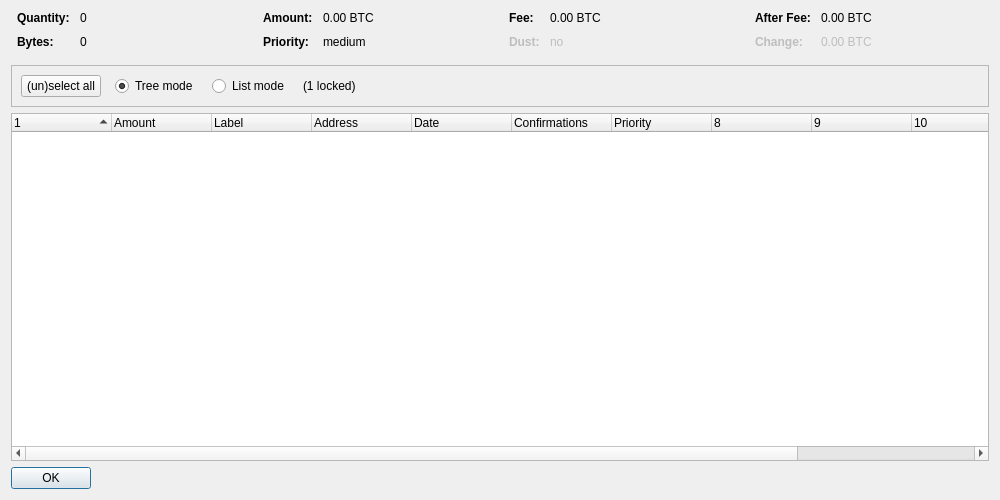
<?xml version="1.0" encoding="UTF-8"?>
<ui version="4.0">
 <class>CoinControlDialog</class>
 <widget class="QDialog" name="CoinControlDialog">
  <property name="geometry">
   <rect>
    <x>0</x>
    <y>0</y>
    <width>1000</width>
    <height>500</height>
   </rect>
  </property>
  <property name="windowTitle">
   <string>Coin Control Address Selection</string>
  </property>
  <layout class="QVBoxLayout" name="verticalLayout">
   <item>
    <layout class="QHBoxLayout" name="horizontalLayoutTop" stretch="0,0,0,0">
     <property name="topMargin">
      <number>0</number>
     </property>
     <property name="bottomMargin">
      <number>10</number>
     </property>
     <item>
      <layout class="QFormLayout" name="formLayoutCoinControl1">
       <property name="horizontalSpacing">
        <number>10</number>
       </property>
       <property name="verticalSpacing">
        <number>10</number>
       </property>
       <property name="leftMargin">
        <number>6</number>
       </property>
       <property name="rightMargin">
        <number>6</number>
       </property>
       <item row="0" column="0">
        <widget class="QLabel" name="labelCoinControlQuantityText">
         <property name="font">
          <font>
           <weight>75</weight>
           <bold>true</bold>
          </font>
         </property>
         <property name="text">
          <string>Quantity:</string>
         </property>
        </widget>
       </item>
       <item row="0" column="1">
        <widget class="QLabel" name="labelCoinControlQuantity">
         <property name="cursor">
          <cursorShape>IBeamCursor</cursorShape>
         </property>
         <property name="contextMenuPolicy">
          <enum>Qt::ActionsContextMenu</enum>
         </property>
         <property name="text">
          <string notr="true">0</string>
         </property>
         <property name="textInteractionFlags">
          <set>Qt::LinksAccessibleByMouse|Qt::TextSelectableByKeyboard|Qt::TextSelectableByMouse</set>
         </property>
        </widget>
       </item>
       <item row="1" column="0">
        <widget class="QLabel" name="labelCoinControlBytesText">
         <property name="font">
          <font>
           <weight>75</weight>
           <bold>true</bold>
          </font>
         </property>
         <property name="text">
          <string>Bytes:</string>
         </property>
        </widget>
       </item>
       <item row="1" column="1">
        <widget class="QLabel" name="labelCoinControlBytes">
         <property name="cursor">
          <cursorShape>IBeamCursor</cursorShape>
         </property>
         <property name="contextMenuPolicy">
          <enum>Qt::ActionsContextMenu</enum>
         </property>
         <property name="text">
          <string notr="true">0</string>
         </property>
         <property name="textInteractionFlags">
          <set>Qt::LinksAccessibleByMouse|Qt::TextSelectableByKeyboard|Qt::TextSelectableByMouse</set>
         </property>
        </widget>
       </item>
      </layout>
     </item>
     <item>
      <layout class="QFormLayout" name="formLayoutCoinControl2">
       <property name="horizontalSpacing">
        <number>10</number>
       </property>
       <property name="verticalSpacing">
        <number>10</number>
       </property>
       <property name="leftMargin">
        <number>6</number>
       </property>
       <property name="rightMargin">
        <number>6</number>
       </property>
       <item row="0" column="0">
        <widget class="QLabel" name="labelCoinControlAmountText">
         <property name="font">
          <font>
           <weight>75</weight>
           <bold>true</bold>
          </font>
         </property>
         <property name="text">
          <string>Amount:</string>
         </property>
        </widget>
       </item>
       <item row="0" column="1">
        <widget class="QLabel" name="labelCoinControlAmount">
         <property name="cursor">
          <cursorShape>IBeamCursor</cursorShape>
         </property>
         <property name="contextMenuPolicy">
          <enum>Qt::ActionsContextMenu</enum>
         </property>
         <property name="text">
          <string notr="true">0.00 BTC</string>
         </property>
         <property name="textInteractionFlags">
          <set>Qt::LinksAccessibleByMouse|Qt::TextSelectableByKeyboard|Qt::TextSelectableByMouse</set>
         </property>
        </widget>
       </item>
       <item row="1" column="0">
        <widget class="QLabel" name="labelCoinControlPriorityText">
         <property name="font">
          <font>
           <weight>75</weight>
           <bold>true</bold>
          </font>
         </property>
         <property name="text">
          <string>Priority:</string>
         </property>
        </widget>
       </item>
       <item row="1" column="1">
        <widget class="QLabel" name="labelCoinControlPriority">
         <property name="cursor">
          <cursorShape>IBeamCursor</cursorShape>
         </property>
         <property name="contextMenuPolicy">
          <enum>Qt::ActionsContextMenu</enum>
         </property>
         <property name="text">
          <string notr="true">medium</string>
         </property>
         <property name="textInteractionFlags">
          <set>Qt::LinksAccessibleByMouse|Qt::TextSelectableByKeyboard|Qt::TextSelectableByMouse</set>
         </property>
        </widget>
       </item>
      </layout>
     </item>
     <item>
      <layout class="QFormLayout" name="formLayoutCoinControl3">
       <property name="horizontalSpacing">
        <number>10</number>
       </property>
       <property name="verticalSpacing">
        <number>10</number>
       </property>
       <property name="leftMargin">
        <number>6</number>
       </property>
       <property name="rightMargin">
        <number>6</number>
       </property>
       <item row="0" column="0">
        <widget class="QLabel" name="labelCoinControlFeeText">
         <property name="font">
          <font>
           <weight>75</weight>
           <bold>true</bold>
          </font>
         </property>
         <property name="text">
          <string>Fee:</string>
         </property>
        </widget>
       </item>
       <item row="0" column="1">
        <widget class="QLabel" name="labelCoinControlFee">
         <property name="cursor">
          <cursorShape>IBeamCursor</cursorShape>
         </property>
         <property name="contextMenuPolicy">
          <enum>Qt::ActionsContextMenu</enum>
         </property>
         <property name="text">
          <string notr="true">0.00 BTC</string>
         </property>
         <property name="textInteractionFlags">
          <set>Qt::LinksAccessibleByMouse|Qt::TextSelectableByKeyboard|Qt::TextSelectableByMouse</set>
         </property>
        </widget>
       </item>
       <item row="1" column="0">
        <widget class="QLabel" name="labelCoinControlLowOutputText">
         <property name="enabled">
          <bool>false</bool>
         </property>
         <property name="font">
          <font>
           <weight>75</weight>
           <bold>true</bold>
          </font>
         </property>
         <property name="text">
          <string>Dust:</string>
         </property>
        </widget>
       </item>
       <item row="1" column="1">
        <widget class="QLabel" name="labelCoinControlLowOutput">
         <property name="enabled">
          <bool>false</bool>
         </property>
         <property name="cursor">
          <cursorShape>IBeamCursor</cursorShape>
         </property>
         <property name="contextMenuPolicy">
          <enum>Qt::ActionsContextMenu</enum>
         </property>
         <property name="text">
          <string notr="true">no</string>
         </property>
         <property name="textInteractionFlags">
          <set>Qt::LinksAccessibleByMouse|Qt::TextSelectableByKeyboard|Qt::TextSelectableByMouse</set>
         </property>
        </widget>
       </item>
      </layout>
     </item>
     <item>
      <layout class="QFormLayout" name="formLayoutCoinControl4">
       <property name="horizontalSpacing">
        <number>10</number>
       </property>
       <property name="verticalSpacing">
        <number>10</number>
       </property>
       <property name="leftMargin">
        <number>6</number>
       </property>
       <property name="rightMargin">
        <number>6</number>
       </property>
       <item row="0" column="0">
        <widget class="QLabel" name="labelCoinControlAfterFeeText">
         <property name="font">
          <font>
           <weight>75</weight>
           <bold>true</bold>
          </font>
         </property>
         <property name="text">
          <string>After Fee:</string>
         </property>
        </widget>
       </item>
       <item row="0" column="1">
        <widget class="QLabel" name="labelCoinControlAfterFee">
         <property name="cursor">
          <cursorShape>IBeamCursor</cursorShape>
         </property>
         <property name="contextMenuPolicy">
          <enum>Qt::ActionsContextMenu</enum>
         </property>
         <property name="text">
          <string notr="true">0.00 BTC</string>
         </property>
         <property name="textInteractionFlags">
          <set>Qt::LinksAccessibleByMouse|Qt::TextSelectableByKeyboard|Qt::TextSelectableByMouse</set>
         </property>
        </widget>
       </item>
       <item row="1" column="0">
        <widget class="QLabel" name="labelCoinControlChangeText">
         <property name="enabled">
          <bool>false</bool>
         </property>
         <property name="font">
          <font>
           <weight>75</weight>
           <bold>true</bold>
          </font>
         </property>
         <property name="text">
          <string>Change:</string>
         </property>
        </widget>
       </item>
       <item row="1" column="1">
        <widget class="QLabel" name="labelCoinControlChange">
         <property name="enabled">
          <bool>false</bool>
         </property>
         <property name="cursor">
          <cursorShape>IBeamCursor</cursorShape>
         </property>
         <property name="contextMenuPolicy">
          <enum>Qt::ActionsContextMenu</enum>
         </property>
         <property name="text">
          <string notr="true">0.00 BTC</string>
         </property>
         <property name="textInteractionFlags">
          <set>Qt::LinksAccessibleByMouse|Qt::TextSelectableByKeyboard|Qt::TextSelectableByMouse</set>
         </property>
        </widget>
       </item>
      </layout>
     </item>
    </layout>
   </item>
   <item>
    <widget class="QFrame" name="frame">
     <property name="minimumSize">
      <size>
       <width>0</width>
       <height>40</height>
      </size>
     </property>
     <property name="frameShape">
      <enum>QFrame::StyledPanel</enum>
     </property>
     <property name="frameShadow">
      <enum>QFrame::Sunken</enum>
     </property>
     <layout class="QHBoxLayout" name="horizontalLayout">
      <item>
       <layout class="QHBoxLayout" name="horizontalLayoutPanel" stretch="0,0,0,0,0">
        <property name="spacing">
         <number>14</number>
        </property>
        <item>
         <widget class="QPushButton" name="pushButtonSelectAll">
          <property name="sizePolicy">
           <sizepolicy hsizetype="Maximum" vsizetype="Fixed">
            <horstretch>0</horstretch>
            <verstretch>0</verstretch>
           </sizepolicy>
          </property>
          <property name="text">
           <string>(un)select all</string>
          </property>
          <property name="autoDefault">
           <bool>false</bool>
          </property>
         </widget>
        </item>
        <item>
         <widget class="QRadioButton" name="radioTreeMode">
          <property name="sizePolicy">
           <sizepolicy hsizetype="Maximum" vsizetype="Fixed">
            <horstretch>0</horstretch>
            <verstretch>0</verstretch>
           </sizepolicy>
          </property>
          <property name="text">
           <string>Tree mode</string>
          </property>
          <property name="checked">
           <bool>true</bool>
          </property>
         </widget>
        </item>
        <item>
         <widget class="QRadioButton" name="radioListMode">
          <property name="sizePolicy">
           <sizepolicy hsizetype="Maximum" vsizetype="Fixed">
            <horstretch>0</horstretch>
            <verstretch>0</verstretch>
           </sizepolicy>
          </property>
          <property name="text">
           <string>List mode</string>
          </property>
         </widget>
        </item>
        <item>
         <widget class="QLabel" name="labelLocked">
          <property name="text">
           <string notr="true">(1 locked)</string>
          </property>
         </widget>
        </item>
        <item>
         <spacer name="horizontalSpacer">
          <property name="orientation">
           <enum>Qt::Horizontal</enum>
          </property>
          <property name="sizeHint" stdset="0">
           <size>
            <width>40</width>
            <height>20</height>
           </size>
          </property>
         </spacer>
        </item>
       </layout>
      </item>
     </layout>
    </widget>
   </item>
   <item>
    <widget class="CoinControlTreeWidget" name="treeWidget">
     <property name="contextMenuPolicy">
      <enum>Qt::CustomContextMenu</enum>
     </property>
     <property name="sortingEnabled">
      <bool>false</bool>
     </property>
     <property name="columnCount">
      <number>12</number>
     </property>
     <attribute name="headerShowSortIndicator" stdset="0">
      <bool>true</bool>
     </attribute>
     <attribute name="headerStretchLastSection">
      <bool>false</bool>
     </attribute>
     <column>
      <property name="text">
       <string/>
      </property>
     </column>
     <column>
      <property name="text">
       <string>Amount</string>
      </property>
     </column>
     <column>
      <property name="text">
       <string notr="true">Label</string>
      </property>
     </column>
     <column>
      <property name="text">
       <string>Address</string>
      </property>
     </column>
     <column>
      <property name="text">
       <string>Date</string>
      </property>
     </column>
     <column>
      <property name="text">
       <string>Confirmations</string>
      </property>
      <property name="toolTip">
       <string>Confirmed</string>
      </property>
     </column>
     <column>
      <property name="text">
       <string>Priority</string>
      </property>
     </column>
     <column>
      <property name="text">
       <string/>
      </property>
     </column>
     <column>
      <property name="text">
       <string/>
      </property>
     </column>
     <column>
      <property name="text">
       <string/>
      </property>
     </column>
     <column>
      <property name="text">
       <string/>
      </property>
     </column>
     <column>
      <property name="text">
       <string/>
      </property>
     </column>
    </widget>
   </item>
   <item>
    <widget class="QDialogButtonBox" name="buttonBox">
     <property name="sizePolicy">
      <sizepolicy hsizetype="Maximum" vsizetype="Fixed">
       <horstretch>0</horstretch>
       <verstretch>0</verstretch>
      </sizepolicy>
     </property>
     <property name="orientation">
      <enum>Qt::Horizontal</enum>
     </property>
     <property name="standardButtons">
      <set>QDialogButtonBox::Ok</set>
     </property>
    </widget>
   </item>
  </layout>
 </widget>
 <customwidgets>
  <customwidget>
   <class>CoinControlTreeWidget</class>
   <extends>QTreeWidget</extends>
   <header>coincontroltreewidget.h</header>
  </customwidget>
 </customwidgets>
 <resources/>
 <connections/>
</ui>
